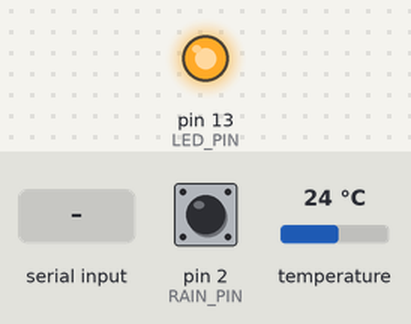
A sketch run on a simulated Arduino Uno, built with avr-gcc and run on an emulated ATmega328P. On the bench: output pins drawn as LEDs (lit = HIGH). Inputs (shaded band) come from the test bench; at power-on: pin 2 (RAIN_PIN) HIGH, temperature 24 °C. The local clock reads 2024-03-15 10:24:30 at power-on unless the sketch sets it; what the sketch prints to the serial monitor is not drawn.

Above: at 0.2 s.
At 1.6 s:
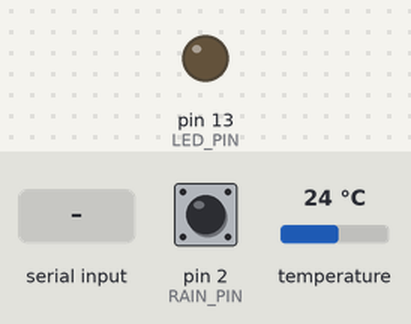
1.7 s: pin 2 (RAIN_PIN) pulled LOW for 0.15 s
At 2.9 s:
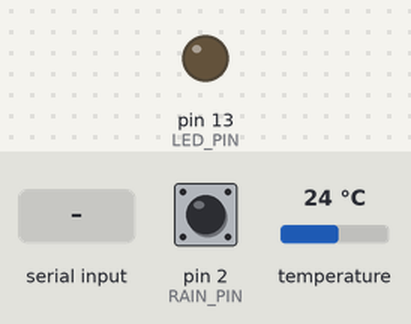
3.3 s: "STATUS\n" received over Serial
4.9 s: "RESET\n" received over Serial
6.4 s: "HELP\n" received over Serial
Timing chart, 0 to 8.9 s (numbered marks = the images above; inputs shaded):
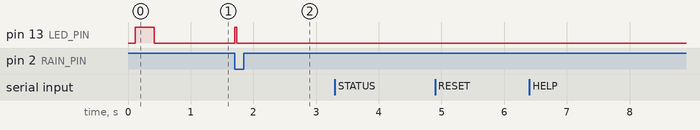

The sketch:

BucketWithRTC.ino
```cpp
/*
 * Complete Rain Gauge with DS3231 RTC
 * Supports Minute, Hourly, and Daily reporting intervals
 * Optimized for memory and performance
 */

#include <Wire.h>
#include <RTClib.h>

// ============================================
// USER CONFIGURATION - CHANGE THIS SECTION
// ============================================

// Select reporting interval: 1 = MINUTE, 2 = HOURLY, 3 = DAILY
#define REPORT_MODE 1  // <-- CHANGE THIS: 1=Minute, 2=Hourly, 3=Daily

// Rain gauge calibration (mm per tip)
#define MM_PER_TIP 0.2794
#define INCHES_PER_TIP 0.011

// Pin definitions
#define RAIN_PIN 2
#define LED_PIN 13

// Debounce delay (milliseconds)
#define DEBOUNCE_DELAY 50

// Status report interval (milliseconds) - set to 0 to disable
#define STATUS_INTERVAL 60000  // 1 minute (set to 0 to disable)

// ============================================
// GLOBAL VARIABLES
// ============================================

RTC_DS3231 rtc;

// Rain tracking
volatile unsigned long tipCount = 0;
volatile bool tipDetected = false;
float intervalRain = 0;      // Rain for current reporting interval
float dailyRain = 0;         // Rain today (for daily reset)

// Time tracking
int lastMinute = -1;
int lastHour = -1;
int lastDay = -1;

// Debouncing
int lastState = HIGH;
unsigned long lastDebounceTime = 0;

// Status reporting
unsigned long lastStatusTime = 0;

// ============================================
// SETUP
// ============================================

void setup() {
  Serial.begin(9600);
  printHeader();

  // Initialize pins
  pinMode(RAIN_PIN, INPUT_PULLUP);
  pinMode(LED_PIN, OUTPUT);

  // Test LED
  digitalWrite(LED_PIN, HIGH);
  delay(300);
  digitalWrite(LED_PIN, LOW);

  // Initialize RTC
  if (!initRTC()) {
    errorBlink();  // RTC not found - infinite blink
  }

  // Get initial time
  DateTime now = rtc.now();
  lastMinute = now.minute();
  lastHour = now.hour();
  lastDay = now.day();

  // Print system ready message
  printReady();
}

// ============================================
// MAIN LOOP
// ============================================

void loop() {
  // Process rain tips
  processRainSensor();

  // Check for reporting intervals
  DateTime now = rtc.now();

  if (REPORT_MODE == 1) {
    checkMinuteRollover(now);
  } else if (REPORT_MODE == 3) {
    checkDailyRollover(now);
  } else {  // HOURLY (default)
    checkHourRollover(now);
  }

  // Periodic status report
  if (STATUS_INTERVAL > 0 && (millis() - lastStatusTime >= STATUS_INTERVAL)) {
    printStatus();
    lastStatusTime = millis();
  }

  delay(10);  // Small delay for stability
}

// ============================================
// RAIN SENSOR FUNCTIONS
// ============================================

void processRainSensor() {
  int currentState = digitalRead(RAIN_PIN);

  // Detect falling edge (HIGH to LOW)
  if (currentState == LOW && lastState == HIGH) {
    if ((millis() - lastDebounceTime) >= DEBOUNCE_DELAY) {
      // Valid tip detected
      tipCount++;
      intervalRain += MM_PER_TIP;
      dailyRain += MM_PER_TIP;

      // Visual feedback
      digitalWrite(LED_PIN, HIGH);
      delay(30);
      digitalWrite(LED_PIN, LOW);

      // Print quick feedback
      printTipFeedback();

      lastDebounceTime = millis();
    }
  }
  lastState = currentState;
}

// ============================================
// ROLLOVER CHECKS
// ============================================

void checkMinuteRollover(DateTime now) {
  if (now.minute() != lastMinute) {
    if (intervalRain > 0) {
      reportMinuteRainfall(now);
    }
    intervalRain = 0;
    lastMinute = now.minute();
  }

  // Also check daily rollover for daily total
  if (now.day() != lastDay) {
    if (dailyRain > 0) {
      reportDailyRainfall(now);
    }
    dailyRain = 0;
    lastDay = now.day();
  }
}

void checkHourRollover(DateTime now) {
  if (now.hour() != lastHour) {
    if (intervalRain > 0) {
      reportHourlyRainfall(now);
    }
    intervalRain = 0;
    lastHour = now.hour();
  }

  // Also check daily rollover
  if (now.day() != lastDay) {
    if (dailyRain > 0) {
      reportDailyRainfall(now);
    }
    dailyRain = 0;
    lastDay = now.day();
  }
}

void checkDailyRollover(DateTime now) {
  if (now.day() != lastDay) {
    if (intervalRain > 0 || dailyRain > 0) {
      reportDailyRainfall(now);
    }
    intervalRain = 0;
    dailyRain = 0;
    lastDay = now.day();
  }
}

// ============================================
// REPORTING FUNCTIONS
// ============================================

void reportMinuteRainfall(DateTime now) {
  Serial.println(F("\n╔════════════════════════════════════╗"));
  Serial.println(F("║      MINUTE RAINFALL REPORT       ║"));
  Serial.println(F("╚════════════════════════════════════╝"));

  printTimestamp(now);

  Serial.print(F("Rain in last minute: "));
  printRainfall(intervalRain);

  Serial.println(F("══════════════════════════════════════\n"));
}

void reportHourlyRainfall(DateTime now) {
  Serial.println(F("\n╔════════════════════════════════════╗"));
  Serial.println(F("║      HOURLY RAINFALL REPORT       ║"));
  Serial.println(F("╚════════════════════════════════════╝"));

  printTimestamp(now);

  int reportHour = (lastHour == 0) ? 24 : lastHour;
  Serial.print(F("Hour ending: "));
  Serial.print(reportHour);
  Serial.println(F(":00"));

  Serial.print(F("Rainfall: "));
  printRainfall(intervalRain);
  printIntensity(intervalRain);

  // CSV format for data logging
  printCSV("HOUR", now, reportHour, intervalRain);

  Serial.println(F("══════════════════════════════════════\n"));
}

void reportDailyRainfall(DateTime now) {
  Serial.println(F("\n╔════════════════════════════════════╗"));
  Serial.println(F("║       DAILY RAINFALL REPORT        ║"));
  Serial.println(F("╚════════════════════════════════════╝"));

  printTimestamp(now);

  Serial.print(F("Date: "));
  Serial.print(now.month());
  Serial.print(F("/"));
  Serial.print(lastDay);
  Serial.print(F("/"));
  Serial.println(now.year());

  Serial.print(F("Total rainfall: "));
  printRainfall(dailyRain);
  printDailyClassification(dailyRain);

  // CSV format
  printCSV("DAY", now, lastDay, dailyRain);

  Serial.println(F("══════════════════════════════════════\n"));
}

// ============================================
// UTILITY FUNCTIONS
// ============================================

void printHeader() {
  Serial.println(F("========================================"));
  Serial.print(F("   Rain Gauge with "));

  if (REPORT_MODE == 1) {
    Serial.println(F("MINUTE Reporting"));
  } else if (REPORT_MODE == 3) {
    Serial.println(F("DAILY Reporting"));
  } else {
    Serial.println(F("HOURLY Reporting"));
  }

  Serial.println(F("========================================\n"));

  Serial.println(F("Calibration:"));
  Serial.print(F("  Each tip = "));
  Serial.print(MM_PER_TIP, 4);
  Serial.print(F(" mm ("));
  Serial.print(INCHES_PER_TIP, 3);
  Serial.println(F(" inches)"));
  Serial.println();
}

void printReady() {
  Serial.println(F("=== SYSTEM READY ==="));
  Serial.print(F("Current time: "));
  printDateTime(rtc.now());
  Serial.println();
  Serial.println(F("Waiting for rain events...\n"));
}

void printTipFeedback() {
  Serial.print(F("💧 Tip #"));
  Serial.print(tipCount);
  Serial.print(F(" | "));

  if (REPORT_MODE == 1) {
    Serial.print(F("This minute: "));
  } else if (REPORT_MODE == 3) {
    Serial.print(F("Today: "));
  } else {
    Serial.print(F("This hour: "));
  }

  Serial.print(intervalRain, 1);
  Serial.print(F("mm | Daily: "));
  Serial.print(dailyRain, 1);
  Serial.println(F("mm"));
}

void printRainfall(float mm) {
  Serial.print(mm, 1);
  Serial.print(F(" mm ("));
  Serial.print(mm / MM_PER_TIP, 1);
  Serial.print(F(" tips)"));
  Serial.println();
}

void printIntensity(float mm) {
  Serial.print(F("Intensity: "));
  if (mm < 0.1) Serial.println(F("None"));
  else if (mm < 2.5) Serial.println(F("Light"));
  else if (mm < 10) Serial.println(F("Moderate"));
  else if (mm < 30) Serial.println(F("Heavy"));
  else Serial.println(F("Extreme"));
}

void printDailyClassification(float mm) {
  Serial.print(F("Classification: "));
  if (mm == 0) Serial.println(F("Dry Day"));
  else if (mm < 2.5) Serial.println(F("Very Light"));
  else if (mm < 10) Serial.println(F("Light Rain"));
  else if (mm < 30) Serial.println(F("Moderate Rain"));
  else if (mm < 60) Serial.println(F("Heavy Rain"));
  else Serial.println(F("Extreme Rain"));
}

void printCSV(const char* period, DateTime dt, int periodValue, float rainMM) {
  Serial.print(F("DATA,"));
  Serial.print(period);
  Serial.print(F(","));
  Serial.print(dt.year());
  Serial.print(F("-"));
  Serial.print(dt.month());
  Serial.print(F("-"));
  Serial.print(dt.day());
  Serial.print(F(","));
  Serial.print(periodValue);
  Serial.print(F(","));
  Serial.print(rainMM, 1);
  Serial.print(F(","));
  Serial.println(rainMM * INCHES_PER_TIP / MM_PER_TIP, 3);
}

void printStatus() {
  DateTime now = rtc.now();

  Serial.println(F("\n┌────────────────────────────────────┐"));
  Serial.println(F("│        CURRENT STATUS              │"));
  Serial.println(F("├────────────────────────────────────┤"));

  Serial.print(F("│ Time: "));
  printTimeCompact(now);
  Serial.println(F(" │"));

  Serial.print(F("│ "));
  if (REPORT_MODE == 1) {
    Serial.print(F("This minute: "));
  } else if (REPORT_MODE == 3) {
    Serial.print(F("Today: "));
  } else {
    Serial.print(F("This hour: "));
  }
  Serial.print(intervalRain, 1);
  Serial.print(F(" mm"));
  padSpaces(intervalRain, 1, 12);
  Serial.println(F("│"));

  Serial.print(F("│ Rain Today: "));
  Serial.print(dailyRain, 1);
  Serial.print(F(" mm"));
  padSpaces(dailyRain, 1, 15);
  Serial.println(F("│"));

  Serial.print(F("│ Total Tips: "));
  Serial.print(tipCount);
  padSpaces(tipCount, 0, 16);
  Serial.println(F("│"));

  Serial.print(F("│ Temperature: "));
  Serial.print(rtc.getTemperature(), 1);
  Serial.print(F("°C"));
  padSpaces(rtc.getTemperature(), 1, 14);
  Serial.println(F("│"));

  Serial.println(F("└────────────────────────────────────┘\n"));
}

void printTimestamp(DateTime dt) {
  Serial.print(F("Time: "));
  printDateTime(dt);
  Serial.println();
}

void printDateTime(DateTime dt) {
  Serial.print(dt.year());
  Serial.print(F("/"));
  Serial.print(dt.month());
  Serial.print(F("/"));
  Serial.print(dt.day());
  Serial.print(F(" "));
  Serial.print(dt.hour());
  Serial.print(F(":"));
  if (dt.minute() < 10) Serial.print(F("0"));
  Serial.print(dt.minute());
  Serial.print(F(":"));
  if (dt.second() < 10) Serial.print(F("0"));
  Serial.print(dt.second());
}

void printTimeCompact(DateTime dt) {
  if (dt.hour() < 10) Serial.print(F("0"));
  Serial.print(dt.hour());
  Serial.print(F(":"));
  if (dt.minute() < 10) Serial.print(F("0"));
  Serial.print(dt.minute());
  Serial.print(F(":"));
  if (dt.second() < 10) Serial.print(F("0"));
  Serial.print(dt.second());
}

void padSpaces(float value, int decimals, int width) {
  String str = String(value, decimals);
  int spaces = width - str.length();
  for (int i = 0; i < spaces; i++) Serial.print(F(" "));
}

void padSpaces(unsigned long value, int decimals, int width) {
  String str = String(value);
  int spaces = width - str.length();
  for (int i = 0; i < spaces; i++) Serial.print(F(" "));
}

// ============================================
// RTC FUNCTIONS
// ============================================

bool initRTC() {
  if (!rtc.begin()) {
    Serial.println(F("ERROR: DS3231 not found!"));
    Serial.println(F("Check wiring:"));
    Serial.println(F("  VCC → 5V"));
    Serial.println(F("  GND → GND"));
    Serial.println(F("  SDA → A4"));
    Serial.println(F("  SCL → A5"));
    return false;
  }

  // Set time (uncomment ONE of these lines)
  // rtc.adjust(DateTime(F(__DATE__), F(__TIME__)));  // Compile time
  rtc.adjust(DateTime(2026, 6, 9, 14, 30, 0));  // Manual time

  Serial.println(F("DS3231 RTC initialized!"));
  return true;
}

void errorBlink() {
  while (1) {
    digitalWrite(LED_PIN, HIGH);
    delay(200);
    digitalWrite(LED_PIN, LOW);
    delay(200);
  }
}

// ============================================
// SERIAL COMMANDS
// ============================================

void serialEvent() {
  if (!Serial.available()) return;

  String cmd = Serial.readStringUntil('\n');
  cmd.trim();
  cmd.toUpperCase();

  if (cmd == "STATUS" || cmd == "S") {
    printStatus();
  }
  else if (cmd == "RESET") {
    tipCount = 0;
    intervalRain = 0;
    dailyRain = 0;
    Serial.println(F("All counters reset!"));
  }
  else if (cmd == "TIME") {
    Serial.print(F("Current time: "));
    printDateTime(rtc.now());
    Serial.println();
  }
  else if (cmd == "HELP" || cmd == "H") {
    Serial.println(F("\nCommands:"));
    Serial.println(F("  STATUS/S - Show status"));
    Serial.println(F("  RESET    - Reset counters"));
    Serial.println(F("  TIME     - Show time"));
    Serial.println(F("  HELP/H   - This help\n"));
  }
}
```

Measured:
- after the input at 1.7 s, pin 13 (LED_PIN): LOW → HIGH at once, → LOW 0.03 s later
- after the input at 3.3 s, every drawn part: stays the same
- after the input at 4.9 s, every drawn part: stays the same
- after the input at 6.4 s, every drawn part: stays the same
